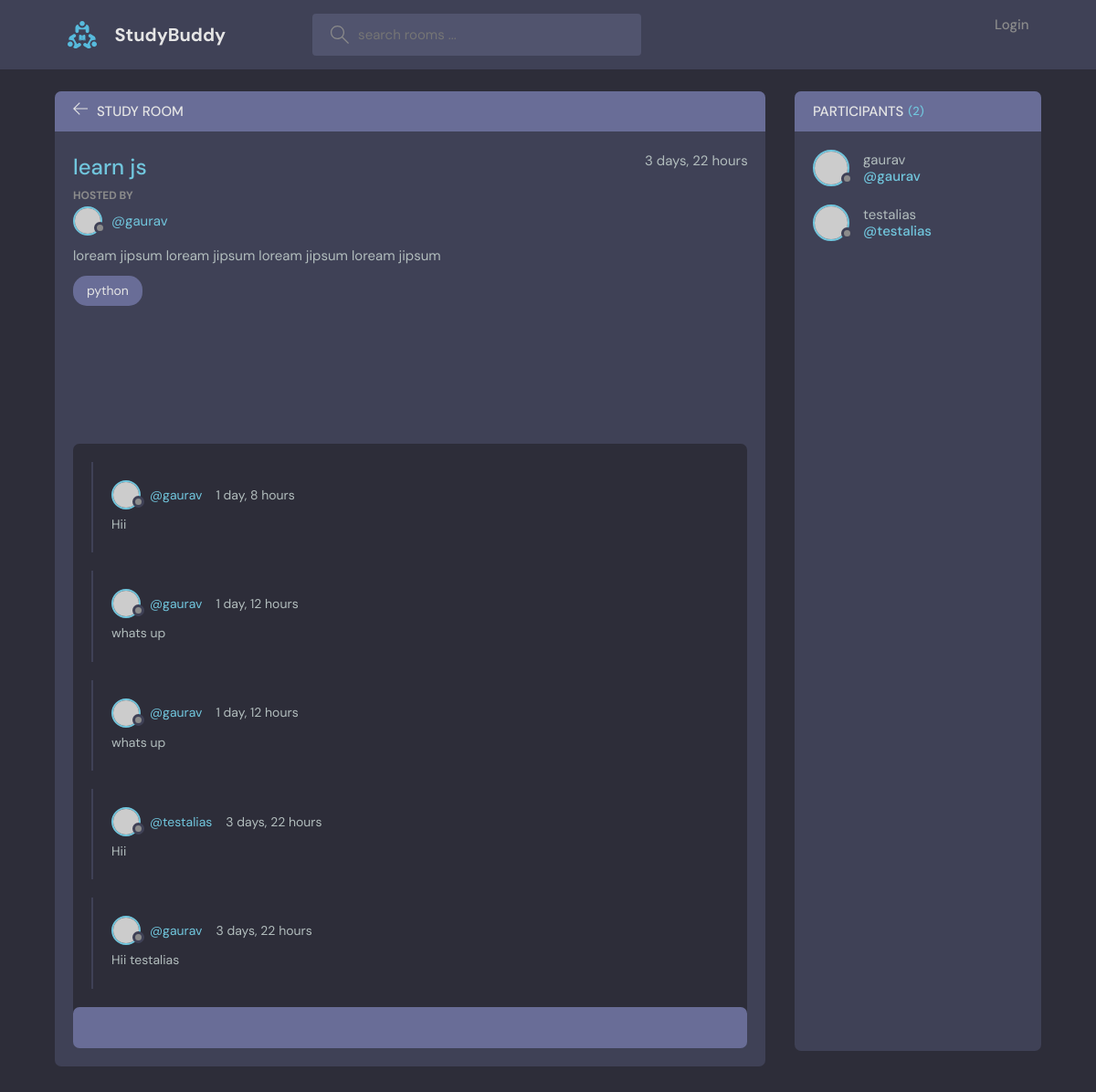
/room/1, run on the app's committed database.
### base/models.py (models this page shows, shortened)
class Room(models.Model):
    host=models.ForeignKey(User,on_delete=models.SET_NULL,null=True)
    topic=models.ForeignKey(Topic,on_delete=models.SET_NULL,null=True)
    name=models.CharField(max_length=200)
    description=models.TextField(null=True,blank=True)
    participants = models.ManyToManyField(User,related_name='participants',blank=True)
    updated = models.DateTimeField(auto_now=True)
    created = models.DateTimeField(auto_now_add=True)
    class Meta:
        ordering = ['-updated','-created']

class Topic(models.Model):
    name = models.CharField(max_length=200)
    def __str__(self):
        return self.name

class Message(models.Model):
    user = models.ForeignKey(User, on_delete=models.CASCADE)
    room = models.ForeignKey(Room,on_delete=models.CASCADE)
    body = models.TextField()
    updated = models.DateTimeField(auto_now=True)
    created = models.DateTimeField(auto_now_add=True)
    class Meta:
        ordering = ['-updated','-created']

### base/views.py (the view, shortened to what this page needs)
# urls.py: path('room/<str:pk>',views.room,name="Room"),
def room(request,pk):
    room = Room.objects.get(id=pk)
    room_messages = room.message_set.all().order_by('-created')
    particants = room.participants.all()
    context = {"rooms":room,"messages":room_messages,'participants':particants}
    return render(request,'base/room.html',context)

### base/templates/base/room.html (shortened to what this page needs)
{%extends 'main.html' %}
{% block content %}
<main class="profile-page layout layout--2">
  <div class="container">
    <div class="room">
      <div class="room__top">
        <div class="room__topLeft">
          <a href="{% url 'home' %}">
            <svg version="1.1" xmlns="http://www.w3.org/2000/svg" width="32" height="32" viewBox="0 0 32 32">
              <title>arrow-left</title>
              <path
                d="M13.723 2.286l-13.723 13.714 13.719 13.714 1.616-1.611-10.96-10.96h27.625v-2.286h-27.625l10.965-10.965-1.616-1.607z"
              ></path>
            </svg>
          </a>
          <h3>Study Room</h3>
        </div>
      </div>
      <div class="room__box scroll">
        <div class="room__header scroll">
          <div class="room__info">
            <h3>{{rooms.name}}</h3>
            <span>{{rooms.created|timesince}}</span>
          </div>
          <div class="room__hosted">
            <p>Hosted By</p>
            <a href="#" class="room__author">
              <div class="avatar avatar--small">
                <img src="https://randomuser.me/api/portraits/men/37.jpg" />
              </div>
              <span>@{{rooms.host}}</span>
            </a>
          </div>
          <div class="room__details">
            {{rooms.description}}
          </div>
          <span class="room__topics">{{rooms.topic}}</span>
        </div>
        <div class="room__conversation">
          <div class="threads scroll">
              {% for message in messages %}
                <div class="thread">
              <div class="thread__top">
                <div class="thread__author">
                  <a href="#" class="thread__authorInfo">
                    <div class="avatar avatar--small">
                      <img src="https://randomuser.me/api/portraits/men/37.jpg" />
                    </div>
                    <span>@{{message.user}}</span>
                  </a>
                  <span class="thread__date">{{message.created | timesince}}</span>
                </div>
              </div>
              <div class="thread__details">
                {{message.body}}
              </div>
            </div>
              {% endfor %}
          </div>
        </div>
      </div>
      <div class="room__message">
        <form method="POST" action="">
                <input type="text" name="body",placeholder="write your message here..."/>
            </form>
      </div>
    </div>
    <div class="participants">
      <h3 class="participants__top">Participants <span>({{participants.count}})</span></h3>
      <div class="participants__list scroll">
            {% for user in participants %}
                <a href="{% url 'Profile' user.id %}" class="participant">
                  <div class="avatar avatar--medium">
                    <img src="https://randomuser.me/api/portraits/men/37.jpg" />
                  </div>
                  <p>
                    {{user}}
                    <span>@{{user}}</span>
                  </p>
                </a>
            {% endfor %}
      </div>
    </div>
  </div>
</main>
{% endblock %}

### data on the page
Room: name "learn js", created "3 days, 22 hours", host "gaurav", description "loream jipsum loream jipsum loream jipsum loream jipsum", topic "python"
Message: user "gaurav", created "1 day, 8 hours", body "Hii"
Message: user "gaurav", created "1 day, 12 hours", body "whats up"
Message: user "gaurav", created "1 day, 12 hours", body "whats up"
Message: user "testalias", created "3 days, 22 hours", body "Hii"
Message: user "gaurav", created "3 days, 22 hours", body "Hii testalias"

### other printed values
{{ participants.count }} "2"
{{ user }} "gaurav"
{{ user }} "testalias"
